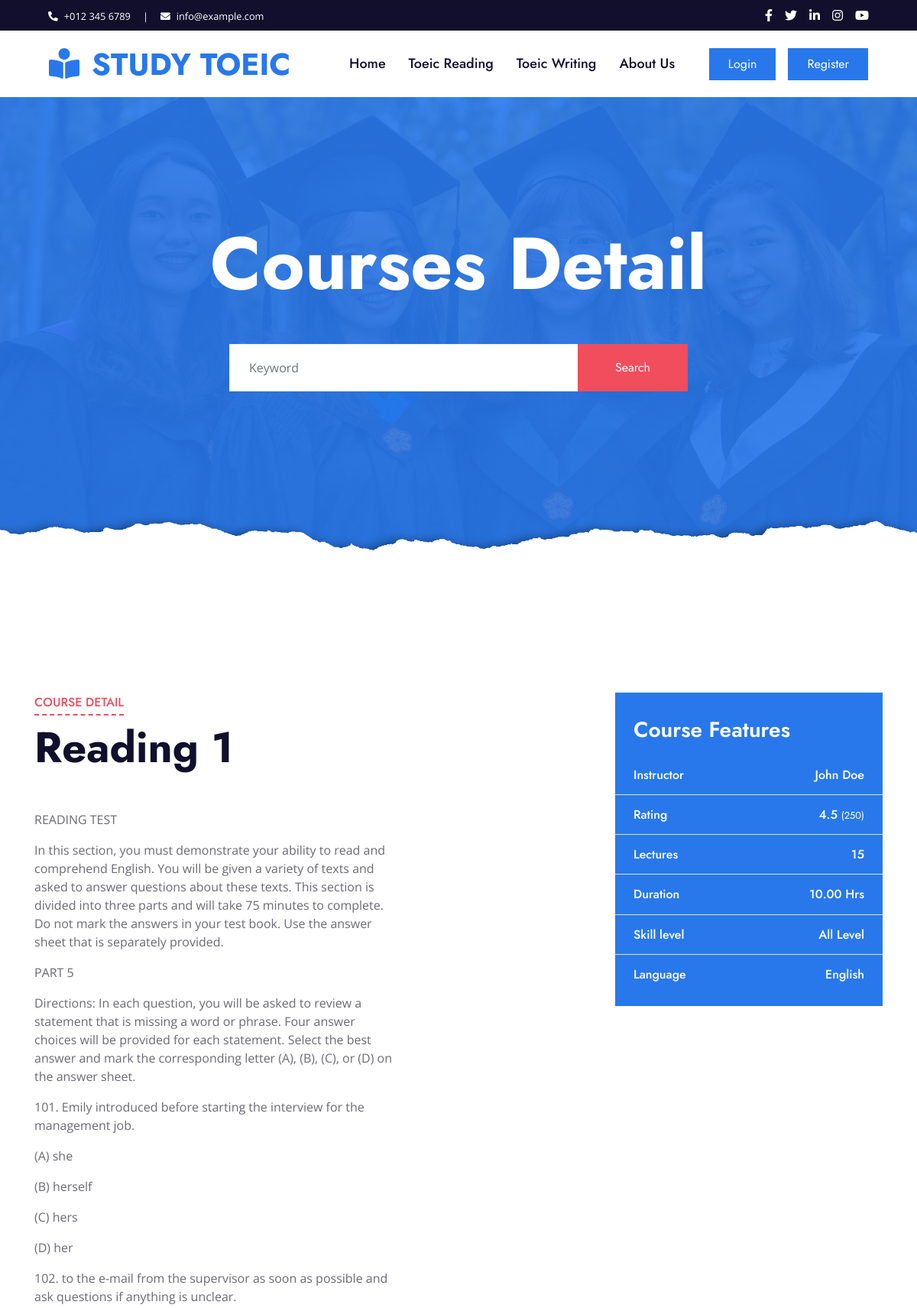
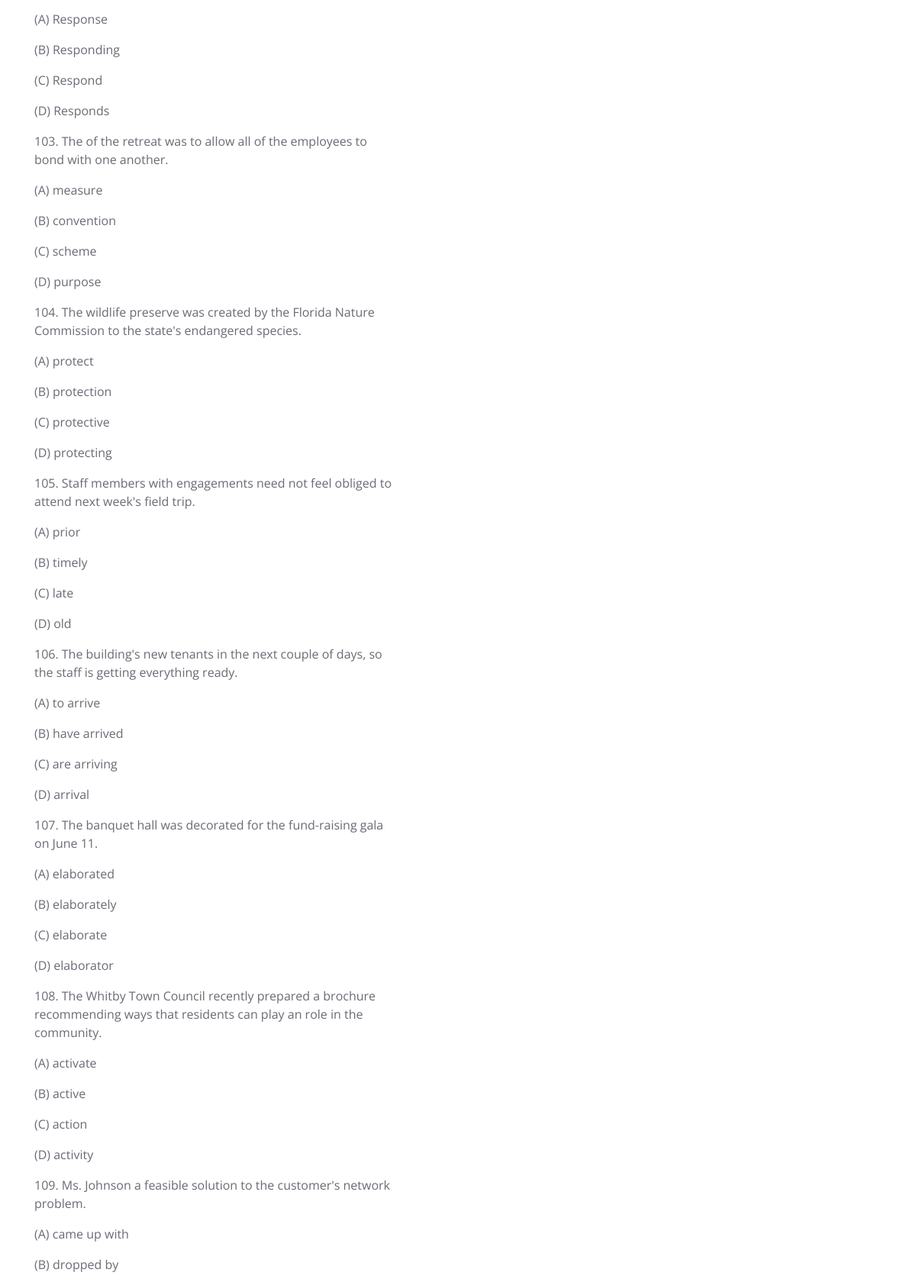
The app's page /post_details.php?id=2 (upper part) with its own data (2 pictures, top to bottom).
### tables this page shows
CREATE TABLE `documents` (
  `id` int NOT NULL AUTO_INCREMENT,
  `category_id` int NOT NULL,
  `name` varchar(500) DEFAULT NULL,
  `content` longtext,
  `file_name` varchar(500) DEFAULT NULL,
  `thumbnail` varchar(500) DEFAULT NULL,
  `created_at` datetime DEFAULT CURRENT_TIMESTAMP,
  PRIMARY KEY (`id`)
);

### db/Database.php (called while the page is built, shortened)
<?php
class Database
{
    public $host = DB_HOST;
    public $user = DB_USER;
    public $pass = DB_PASSWORD;
    public $dbname = DB_NAME;
    public $link;
    private function connectDB(){
        $this->link = new mysqli($this->host, $this->user, $this->pass, $this->dbname);
    }
    public function select($query){
        $result = $this->link->query($query) or die($this->link->error.__LINE__);
        if ($result->num_rows > 0){
            return $result;
        } else{
            return false;
        }
    }
}

### post_details.php (the view, shortened to what this page needs)
<?php include "includes/header.php"?>
<?php
    if (!isset($_GET['id']) || $_GET['id'] == NULL){
        header("location:index.php");
    }else{
        $id = $_GET['id'];
        $query = "SELECT * FROM documents WHERE id = $id";
        $getpost = $db->select($query);
        $post = $getpost->fetch_assoc();
    }
?>
    <div class="container-fluid py-5">
        <div class="container py-5">
            <div class="row">
                <div class="col-lg-8">
                    <div class="mb-5">
                        <div class="section-title position-relative mb-5">
                            <h6 class="d-inline-block position-relative text-secondary text-uppercase pb-2">Course Detail</h6>
                            <h1 class="display-4"><?php echo $post['name'] ?></h1>
                        </div>
                        <?php echo $post['content'] ?>
                    </div>
               </div>
                <div class="col-lg-4 mt-5 mt-lg-0">
                    <div class="bg-primary mb-5 py-3">
                        <h3 class="text-white py-3 px-4 m-0">Course Features</h3>
                        <div class="d-flex justify-content-between border-bottom px-4">
                            <h6 class="text-white my-3">Instructor</h6>
                            <h6 class="text-white my-3">John Doe</h6>
                        </div>
                        <div class="d-flex justify-content-between border-bottom px-4">
                            <h6 class="text-white my-3">Rating</h6>
                            <h6 class="text-white my-3">4.5 <small>(250)</small></h6>
                        </div>
                        <div class="d-flex justify-content-between border-bottom px-4">
                            <h6 class="text-white my-3">Lectures</h6>
                            <h6 class="text-white my-3">15</h6>
                        </div>
                        <div class="d-flex justify-content-between border-bottom px-4">
                            <h6 class="text-white my-3">Duration</h6>
                            <h6 class="text-white my-3">10.00 Hrs</h6>
                        </div>
                        <div class="d-flex justify-content-between border-bottom px-4">
                            <h6 class="text-white my-3">Skill level</h6>
                            <h6 class="text-white my-3">All Level</h6>
                        </div>
                        <div class="d-flex justify-content-between px-4">
                            <h6 class="text-white my-3">Language</h6>
                            <h6 class="text-white my-3">English</h6>
                        </div>
                    </div>
                </div>
            </div>
        </div>
    </div>
<?php include "includes/footer.php"; ?>

### records on screen
documents: name "Reading 1", content "READING TEST In this section, you must demonstrate your ability to read and comprehend English. You will be given a variety of texts and asked to answer questions about these texts. This section is divided into three parts and will take 75 minutes to complete. Do not mark the answers in your test book. Use the answer sheet that is separately provided. PART 5 Directions: In each question, you will be asked to review a statement that is missing a word or phrase. Four answer choices will be provided for each statement. Select the best answer and mark the corresponding letter (A), (B), (C), or (D) on the answer sheet. 101. Emily introduced before starting the interview for the management job.…"

### other values on screen
$pageTitle "Courses Detail"
